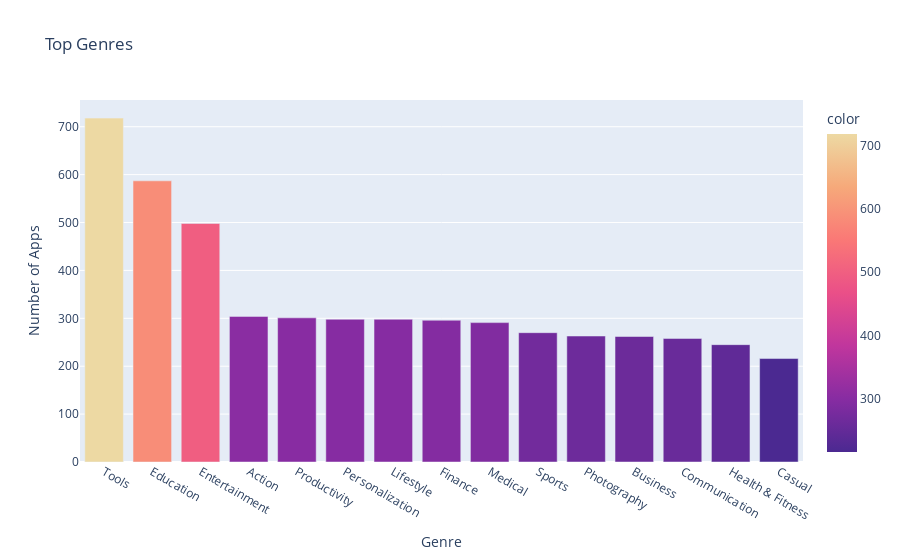

Source (notebook cell):
### Markdown cell above
**Challenge**: Can you create this chart with the Series containing the genre data? 

<img src=https://imgur.com/DbcoQli.png width=400>

Try experimenting with the built in colour scales in Plotly. You can find a full list [here](https://plotly.com/python/builtin-colorscales/). 

* Find a way to set the colour scale using the color_continuous_scale parameter. 
* Find a way to make the color axis disappear by using coloraxis_showscale.

### Code cell
gen_bar = px.bar(x=num_genres.index[:15], y=num_genres.values[:15], title='Top Genres',
                 color=num_genres.values[:15], hover_name=num_genres.index[:15], color_continuous_scale='Agsunset')
gen_bar.update_layout(xaxis_title='Genre', yaxis_title='Number of Apps')
gen_bar.show()

### Figure 1 — Plotly figure (JSON) as saved in the notebook; plotly's stock layout.template omitted (floating-point values rounded to 4 significant figures)
{"data": [{"alignmentgroup": "True", "hovertemplate": "<b>%{hovertext}</b><br><br>x=%{x}<br>y=%{y}<br>color=%{marker.color}<extra></extra>", "hovertext": ["Tools", "Education", "Entertainment", "Action", "Productivity", "Personalization", "Lifestyle", "Finance", "Medical", "Sports", "Photography", "Business", "Communication", "Health & Fitness", "Casual"], "legendgroup": "", "marker": {"color": [718, 587, 498, 304, 301, 298, 298, 296, 291, 270, 263, 262, 258, 245, 216], "coloraxis": "coloraxis", "pattern": {"shape": ""}}, "name": "", "offsetgroup": "", "orientation": "v", "showlegend": false, "textposition": "auto", "type": "bar", "x": ["Tools", "Education", "Entertainment", "Action", "Productivity", "Personalization", "Lifestyle", "Finance", "Medical", "Sports", "Photography", "Business", "Communication", "Health & Fitness", "Casual"], "xaxis": "x", "y": [718, 587, 498, 304, 301, 298, 298, 296, 291, 270, 263, 262, 258, 245, 216], "yaxis": "y"}], "layout": {"barmode": "relative", "coloraxis": {"colorbar": {"title": {"text": "color"}}, "colorscale": [[0, "rgb(75, 41, 145)"], [0.1667, "rgb(135, 44, 162)"], [0.3333, "rgb(192, 54, 157)"], [0.5, "rgb(234, 79, 136)"], [0.6667, "rgb(250, 120, 118)"], [0.8333, "rgb(246, 169, 122)"], [1, "rgb(237, 217, 163)"]]}, "legend": {"tracegroupgap": 0}, "title": {"text": "Top Genres"}, "xaxis": {"anchor": "y", "domain": [0, 1], "title": {"text": "Genre"}}, "yaxis": {"anchor": "x", "domain": [0, 1], "title": {"text": "Number of Apps"}}}}
